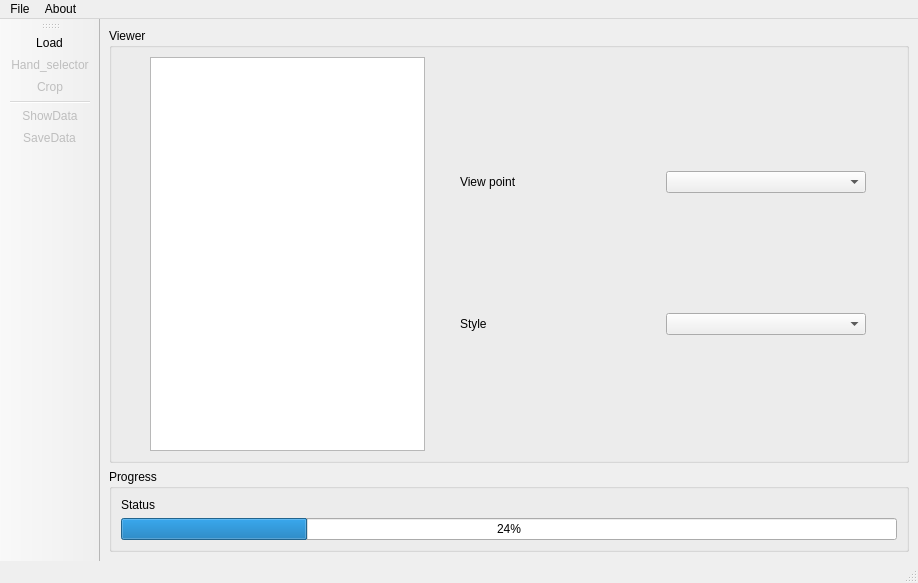
<?xml version="1.0" encoding="UTF-8"?>
<ui version="4.0">
 <class>MainWindow</class>
 <widget class="QMainWindow" name="MainWindow">
  <property name="windowModality">
   <enum>Qt::NonModal</enum>
  </property>
  <property name="geometry">
   <rect>
    <x>0</x>
    <y>0</y>
    <width>918</width>
    <height>583</height>
   </rect>
  </property>
  <property name="windowTitle">
   <string>Croppin'Cloud!</string>
  </property>
  <widget class="QWidget" name="centralwidget">
   <layout class="QGridLayout" name="gridLayout">
    <item row="0" column="0" colspan="2">
     <widget class="QGroupBox" name="groupBox_2">
      <property name="title">
       <string>Viewer</string>
      </property>
      <layout class="QHBoxLayout" name="horizontalLayout">
       <item>
        <widget class="QTreeView" name="treeView">
         <property name="minimumSize">
          <size>
           <width>275</width>
           <height>0</height>
          </size>
         </property>
         <property name="maximumSize">
          <size>
           <width>275</width>
           <height>16777215</height>
          </size>
         </property>
        </widget>
       </item>
       <item>
        <layout class="QVBoxLayout" name="verticalLayout">
         <item>
          <layout class="QHBoxLayout" name="horizontalLayout_4">
           <item>
            <widget class="QLabel" name="label_2">
             <property name="minimumSize">
              <size>
               <width>200</width>
               <height>0</height>
              </size>
             </property>
             <property name="maximumSize">
              <size>
               <width>200</width>
               <height>16777215</height>
              </size>
             </property>
             <property name="text">
              <string>View point</string>
             </property>
            </widget>
           </item>
           <item>
            <widget class="QComboBox" name="comboBox_viewpoint">
             <property name="minimumSize">
              <size>
               <width>200</width>
               <height>0</height>
              </size>
             </property>
            </widget>
           </item>
          </layout>
         </item>
         <item>
          <layout class="QHBoxLayout" name="horizontalLayout_3">
           <item>
            <widget class="QLabel" name="label">
             <property name="minimumSize">
              <size>
               <width>200</width>
               <height>0</height>
              </size>
             </property>
             <property name="maximumSize">
              <size>
               <width>200</width>
               <height>16777215</height>
              </size>
             </property>
             <property name="text">
              <string>Style</string>
             </property>
            </widget>
           </item>
           <item>
            <widget class="QComboBox" name="comboBox_viewtype"/>
           </item>
          </layout>
         </item>
         <item>
          <layout class="QHBoxLayout" name="horizontalLayout_2"/>
         </item>
        </layout>
       </item>
      </layout>
     </widget>
    </item>
    <item row="1" column="0" colspan="2">
     <widget class="QGroupBox" name="groupBox_3">
      <property name="title">
       <string>Progress</string>
      </property>
      <layout class="QVBoxLayout" name="verticalLayout_3">
       <item>
        <widget class="QLabel" name="label_status">
         <property name="minimumSize">
          <size>
           <width>200</width>
           <height>0</height>
          </size>
         </property>
         <property name="maximumSize">
          <size>
           <width>1677777</width>
           <height>16777215</height>
          </size>
         </property>
         <property name="text">
          <string>Status</string>
         </property>
        </widget>
       </item>
       <item>
        <widget class="QProgressBar" name="progressBar">
         <property name="minimumSize">
          <size>
           <width>301</width>
           <height>0</height>
          </size>
         </property>
         <property name="maximumSize">
          <size>
           <width>16777215</width>
           <height>16777215</height>
          </size>
         </property>
         <property name="value">
          <number>24</number>
         </property>
        </widget>
       </item>
      </layout>
     </widget>
    </item>
   </layout>
  </widget>
  <widget class="QMenuBar" name="menubar">
   <property name="geometry">
    <rect>
     <x>0</x>
     <y>0</y>
     <width>918</width>
     <height>26</height>
    </rect>
   </property>
   <widget class="QMenu" name="menuFile">
    <property name="title">
     <string>File</string>
    </property>
    <addaction name="actionLoad"/>
   </widget>
   <widget class="QMenu" name="menuAbout">
    <property name="title">
     <string>About</string>
    </property>
    <addaction name="actionInfo"/>
   </widget>
   <addaction name="menuFile"/>
   <addaction name="menuAbout"/>
  </widget>
  <widget class="QStatusBar" name="statusbar"/>
  <widget class="QToolBar" name="toolBar">
   <property name="enabled">
    <bool>true</bool>
   </property>
   <property name="windowTitle">
    <string>toolBar</string>
   </property>
   <property name="allowedAreas">
    <set>Qt::LeftToolBarArea|Qt::RightToolBarArea</set>
   </property>
   <property name="orientation">
    <enum>Qt::Vertical</enum>
   </property>
   <attribute name="toolBarArea">
    <enum>LeftToolBarArea</enum>
   </attribute>
   <attribute name="toolBarBreak">
    <bool>false</bool>
   </attribute>
   <addaction name="actionLoad"/>
   <addaction name="actionHand_selector"/>
   <addaction name="actionCrop"/>
   <addaction name="separator"/>
   <addaction name="actionShowData"/>
   <addaction name="actionSaveData"/>
  </widget>
  <action name="actionLoad">
   <property name="text">
    <string>Load</string>
   </property>
  </action>
  <action name="actionDetectPlanes">
   <property name="enabled">
    <bool>false</bool>
   </property>
   <property name="text">
    <string>DetectPlanes</string>
   </property>
  </action>
  <action name="actionInfo">
   <property name="text">
    <string>Info</string>
   </property>
  </action>
  <action name="actionCrop">
   <property name="checkable">
    <bool>true</bool>
   </property>
   <property name="enabled">
    <bool>false</bool>
   </property>
   <property name="text">
    <string>Crop</string>
   </property>
  </action>
  <action name="actionHand_selector">
   <property name="checkable">
    <bool>true</bool>
   </property>
   <property name="enabled">
    <bool>false</bool>
   </property>
   <property name="text">
    <string>Hand_selector</string>
   </property>
  </action>
  <action name="actionShowData">
   <property name="enabled">
    <bool>false</bool>
   </property>
   <property name="text">
    <string>ShowData</string>
   </property>
  </action>
  <action name="actionSaveData">
   <property name="enabled">
    <bool>false</bool>
   </property>
   <property name="text">
    <string>SaveData</string>
   </property>
  </action>
 </widget>
 <resources/>
 <connections/>
</ui>
